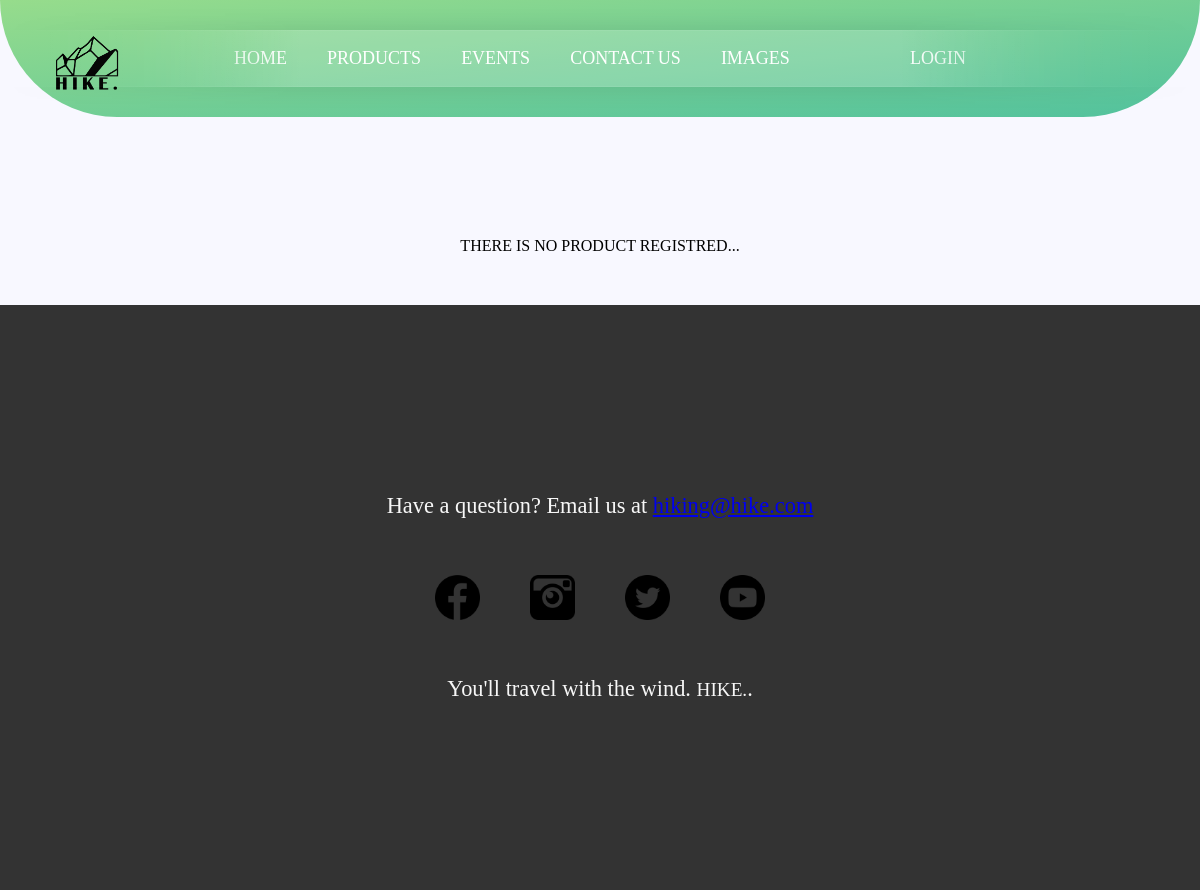
Page /store.php on the earlier database version.
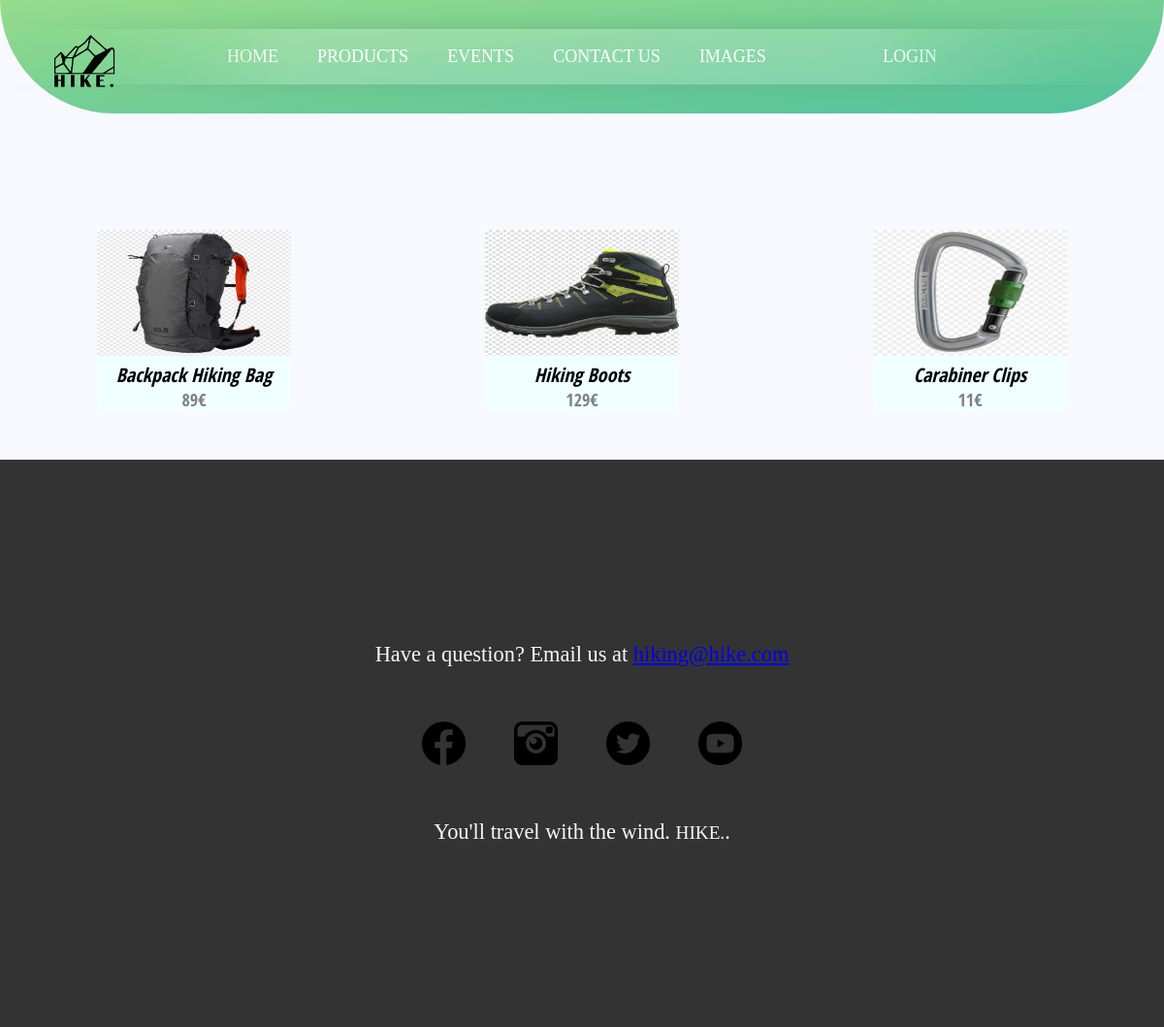
Same page on the later database version.
### tables this page shows
CREATE TABLE `products` (
  `id` int(5) NOT NULL,
  `name` varchar(50) NOT NULL,
  `price` int(20) NOT NULL,
  `image` varchar(255) NOT NULL
);

### model.php (called while the page is built, shortened)
<?php
Class Model{
    private $server = "localhost";
    private $username="root";
private $password;
    private $db = "hikedb";
    private $conn;
    public function __construct(){
        try{
    $this->conn = new mysqli($this->server,$this->username,$this->password, $this->db);
}catch (Exception $e){
    echo "connection failed" . $e->getMessage();
}
    }
public function fetchproducts(){
    $data=null;
    $query="SELECT
    *
FROM
    products
ORDER BY id ASC
LIMIT 3;";
    if($sql=$this->conn->query($query)){
        while($row=mysqli_fetch_assoc($sql)){
            $data[]=$row;
        }
    }
    return $data;
}
}
?>

### store.php (the view, shortened to what this page needs)
<!DOCTYPE html>
<html lang="en" dir="ltr">
  <head>
    <link rel="stylesheet" href="css/store.css">
  </head>
  <body>
<header class="header">
<?php include("navbar.php") ?>
</header>
<main>
<?php
$model= new Model();
 $rows= $model->fetchproducts();
 if(!empty($rows)){
    foreach($rows as $row){
?>
  <div class="storeallboxes">
    <div class="first">
      <img src="<?php echo $row['image']; ?>" alt="" width="200px" height="130px">
    </div>
  <div class="second">
    <p><?php echo $row['name']; ?></p>
  </div>
  <div class="price">
    <p><?php echo $row['price']; ?>&euro;</p>
  </div>
  </div>
<?php
                    }
                }else{
                    echo "THERE IS NO PRODUCT REGISTRED...";
                }
			?>
</main>
    <footer class="footer">
       <div>
    Have a question? Email us at
    <a href="mailto:example@example.com">hiking@hike.com</a>
</div>
<div>
    <a class="social" href="#"><img src="img/fb.png"></a>
    <a class="social" href="#"><img src="img/ig.png"></a>
    <a class="social" href="#"><img src="img/tw.png"></a>
    <a class="social" href="#"><img src="img/yt.png"></a>
</div>
<div>
    You'll travel with the wind. <span class="name">HIKE.</span>.
</div>
    </footer>
  </body>
</html>

### navbar.php (shortened to what this page needs)
<!DOCTYPE html>
<html lang="en" dir="ltr">
  <head>
    <link rel="stylesheet" href="css/nav.css">
  </head>
  <body>
  <div class="header__logo-box">
         <img src="img/1.png" alt="natours logo" id="home_logo">
       </div>
<nav>
<ul style="margin-left:auto">
<li>
  <a href="home.php">Home</a>
</li>
<li>
  <a href="store.php" >Products</a>
</li>
<li>
  <a href="events.php" >Events</a>
</li>
<li>
  <a  href="contactus.php" >Contact US</a>
</li>
<?php
include 'model.php';
?>
<li>
<a href="images.php">Images</a>
</li>
<li id="login">
<?php
 if( isset($_SESSION['username']) && !empty($_SESSION['username']) )
{
?>
      <a href="logout.php">Logout</a>
<?php }else{ ?>
     <a href="login.php">Login</a>
<?php } ?>
</li>
</ul>
</nav>
</body>

### css/store.css (style rules this page uses)
* { padding: 0; margin: 0; }
body { background-color: #F8F8FF; }
.header { position: relative; margin-bottom: 120px; background-image: linear-gradient(to right bottom, rgba(126, 213, 111, 0.8), rgba(40, 180, 133, 0.8)); background-size: cover; background-position: center; border-bottom-left-radius: 120px; border-bottom-right-radius: 120px; }
main { display: flex; margin-bottom:50px; flex-direction: row; align-items: center; justify-content: space-around; }
.storeallboxes { border: 0px solid black; border-radius: 10px; background-color:azure; display: flex; flex-direction: column; align-items: center; justify-content: space-around; font-family: 'Open Sans Condensed', sans-serif; color: black; font-size: 20px; cursor: auto; font-style: italic; font-weight: 500; }
.price p { font-size: 18px; color: gray; font-style: normal; font-weight: normal; }
.footer { background-color: #333; padding: 10rem 0; font-size: 1.4rem; color: #f7f7f7; }
body > footer div { margin: auto; width: 50%; text-align: center; padding: 1.25em 0px; }
body > footer .social { padding: 0em 1em; }
body > footer .social img { vertical-align: middle; height: 2em; }
body > footer .name { font-size: 1.2rem; }

### css/nav.css (style rules this page uses)
nav { max-width: 100%; mask-image: linear-gradient(90deg, rgba(255, 255, 255, 0) 0%, #ffffff 25%, #ffffff 75%, rgba(255, 255, 255, 0) 100%); margin: 0 auto; padding: 30px 0; }
nav ul { text-align: center; background: linear-gradient(90deg, rgba(255, 255, 255, 0) 0%, rgba(255, 255, 255, 0.2) 25%, rgba(255, 255, 255, 0.2) 75%, rgba(255, 255, 255, 0) 100%); box-shadow: 0 0 25px rgba(0, 0, 0, 0.1), inset 0 0 1px rgba(255, 255, 255, 0.6); }
nav ul li { display: inline-block; }
nav ul li a { padding: 18px; font-family: 'Balsamiq Sans', cursive; text-transform: uppercase; color: white; font-size: 18px; text-decoration: none; display: block; }
.header__logo-box { position: absolute; top: 0.8rem; left: 2rem; margin-left: 20px; }
#home_logo { padding-top: 2px; width: 70px; height: 79px; }
#login { margin-left: 80px; }

Differences in the rows shown:
added products: image (picture), name "Backpack Hiking Bag", price "89"
added products: image (picture), name "Hiking Boots", price "129"
added products: image (picture), name "Carabiner Clips", price "11"
Other differences:
text no longer shown: "THERE IS NO PRODUCT REGISTRED..."
